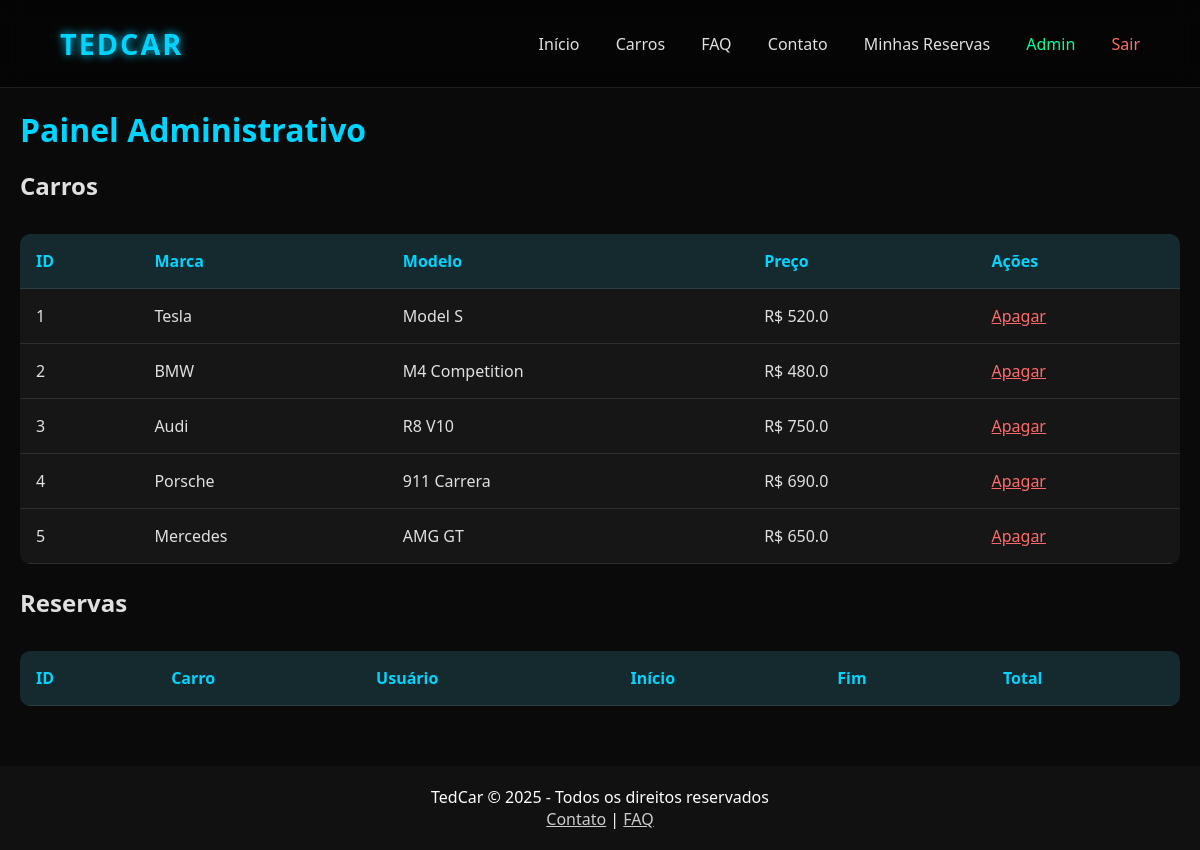
The app's page /admin (signed in), older data.
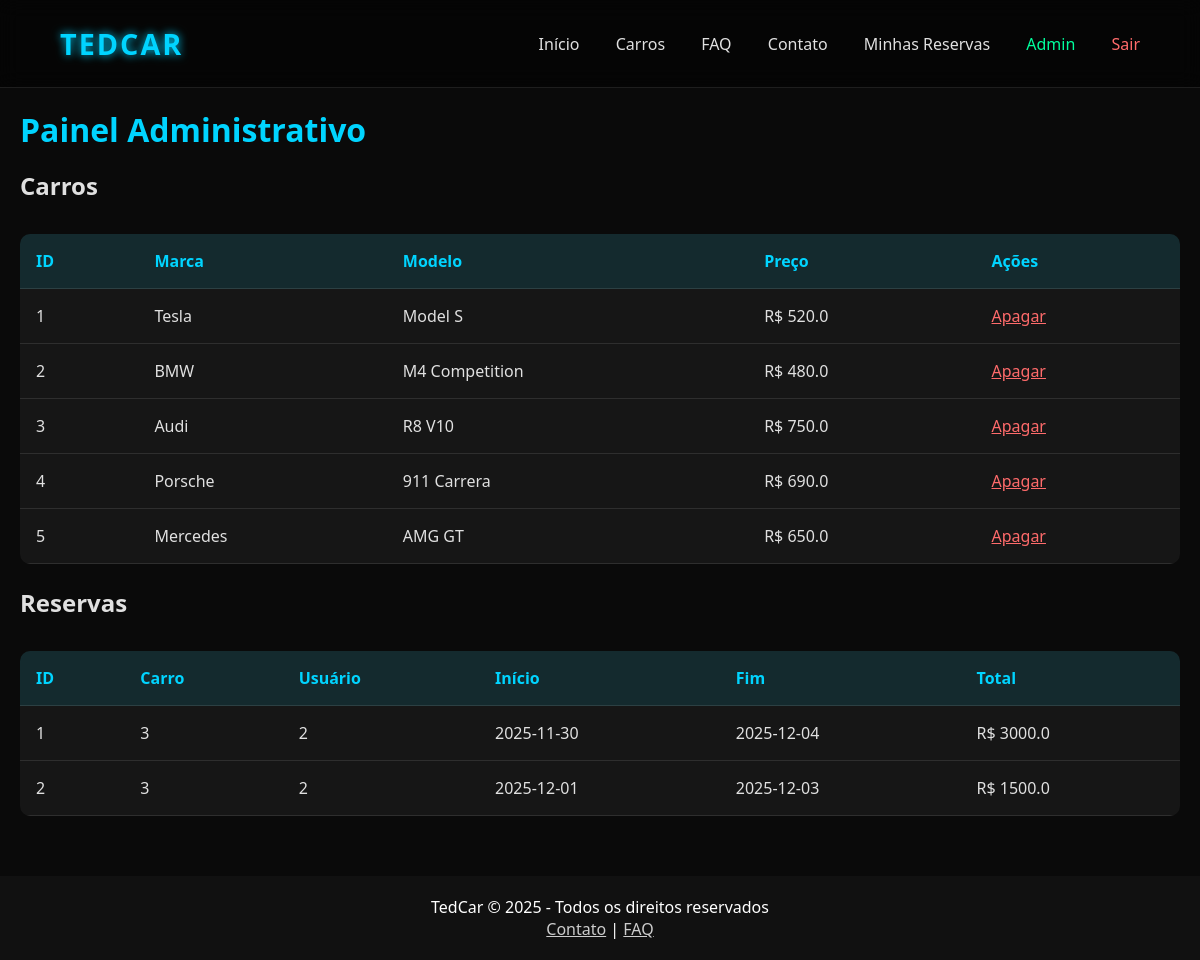
The same page, newer data.
### tedcar_2.0/app.py (models this page shows)
class Car(db.Model):
    id = db.Column(db.Integer, primary_key=True)
    brand = db.Column(db.String(100), nullable=False)
    model = db.Column(db.String(100), nullable=False)
    price_per_day = db.Column(db.Float, nullable=False)
    image_url = db.Column(db.String(500), nullable=False)
    user_id = db.Column(db.Integer, db.ForeignKey('user.id'), nullable=True) # Nullable for system cars

class Reservation(db.Model):
    id = db.Column(db.Integer, primary_key=True)
    car_id = db.Column(db.Integer, db.ForeignKey('car.id'), nullable=False)
    user_id = db.Column(db.Integer, db.ForeignKey('user.id'), nullable=False)
    start_date = db.Column(db.String(20), nullable=False)
    end_date = db.Column(db.String(20), nullable=False)
    total_price = db.Column(db.Float, nullable=False)
    car = db.relationship('Car')

### tedcar_2.0/app.py (the view)
@app.route('/admin')
@login_required
@admin_required
def admin_dashboard():
    users = User.query.all()
    cars = Car.query.all()
    reservations = Reservation.query.all()
    return render_template('admin.html', users=users, cars=cars, reservations=reservations)

### tedcar_2.0/app.py (called while the page is built)
@login_manager.user_loader
def load_user(user_id):
    return User.query.get(int(user_id))

def admin_required(f):
    @wraps(f)
    def decorated_function(*args, **kwargs):
        if not current_user.is_authenticated:
            return login_manager.unauthorized()
        if not getattr(current_user, 'is_admin', False):
            flash('Acesso negado: admin apenas.', 'error')
            return redirect(url_for('dashboard'))
        return f(*args, **kwargs)
    return decorated_function

### tedcar_2.0/templates/admin.html
{% extends "base.html" %}
{% block content %}
<h1 style="color:var(--primary-color);">Painel Administrativo</h1>
<h2 style="margin-top:18px;">Carros</h2>
<table>
  <thead>
    <tr><th>ID</th><th>Marca</th><th>Modelo</th><th>Preço</th><th>Ações</th></tr>
  </thead>
  <tbody>
    {% for car in cars %}
    <tr>
      <td>{{ car.id }}</td>
      <td>{{ car.brand }}</td>
      <td>{{ car.model }}</td>
      <td>R$ {{ car.price_per_day }}</td>
      <td>
        <a href="{{ url_for('delete_car', id=car.id) }}" style="color:#ff6b6b;">Apagar</a>
      </td>
    </tr>
    {% endfor %}
  </tbody>
</table>
<h2 style="margin-top:22px;">Reservas</h2>
<table>
  <thead>
    <tr><th>ID</th><th>Carro</th><th>Usuário</th><th>Início</th><th>Fim</th><th>Total</th></tr>
  </thead>
  <tbody>
    {% for r in reservations %}
    <tr>
      <td>{{ r.id }}</td>
      <td>{{ r.car_id }}</td>
      <td>{{ r.user_id }}</td>
      <td>{{ r.start_date }}</td>
      <td>{{ r.end_date }}</td>
      <td>R$ {{ r.total_price }}</td>
    </tr>
    {% endfor %}
  </tbody>
</table>
{% endblock %}

### tedcar_2.0/templates/base.html (shortened to what this page needs)
<!DOCTYPE html>
<html lang="pt-BR">
<head>
    <link rel="stylesheet" href="{{ url_for('static', filename='css/style.css') }}">
    <link rel="stylesheet" href="{{ url_for('static', filename='css/animations.css') }}">
</head>
<body>
    {% include 'navbar.html' %}
    <div style="padding: 20px;">
        {% block content %}{% endblock %}
    </div>
    {% include 'footer.html' %}
</body>
</html>

### tedcar_2.0/templates/navbar.html
<nav>
    <div class="logo">TedCar</div>
    <div class="nav-links">
        <a href="{{ url_for('index') }}">Início</a>
        <a href="{{ url_for('cars') }}">Carros</a>
        <a href="{{ url_for('faq') }}">FAQ</a>
        <a href="{{ url_for('contact') }}">Contato</a>
        {% if current_user.is_authenticated %}
            <a href="{{ url_for('my_reservations') }}">Minhas Reservas</a>
            {% if current_user.is_admin %}
                <a href="{{ url_for('admin_dashboard') }}" style="color: var(--accent-color);">Admin</a>
            {% endif %}
            <a href="{{ url_for('logout') }}" style="color: #ff6b6b;">Sair</a>
        {% else %}
            <a href="{{ url_for('login') }}">Entrar</a>
            <a href="{{ url_for('register') }}">Registrar</a>
        {% endif %}
    </div>
</nav>

### tedcar_2.0/templates/footer.html
<footer style="margin-top: 40px; padding: 20px; background: #111; color: white; text-align: center;">
    <p>TedCar © 2025 - Todos os direitos reservados</p>
    <p><a href="/contact" style="color: #ccc;">Contato</a> | <a href="/faq" style="color: #ccc;">FAQ</a></p>
</footer>

### tedcar_2.0/static/css/style.css (style rules this page uses)
:root { --bg-color: #0a0a0a; --text-color: #e0e0e0; --primary-color: #00d4ff; --secondary-color: #bf00ff; --accent-color: #00ff9d; --glass-bg: rgba(255, 255, 255, 0.05); --glass-border: rgba(255, 255, 255, 0.1); --font-main: 'Segoe UI', Tahoma, Geneva, Verdana, sans-serif; }
* { margin: 0; padding: 0; box-sizing: border_box; }
body { background-color: var(--bg-color); color: var(--text-color); font-family: var(--font-main); overflow-x: hidden; min-height: 100vh; display: flex; flex-direction: column; }
nav { display: flex; justify-content: space-between; align-items: center; padding: 1.5rem 5%; background: rgba(0, 0, 0, 0.5); backdrop-filter: blur(10px); border-bottom: 1px solid var(--glass-border); position: sticky; top: 0; z-index: 100; }
.logo { font-size: 1.8rem; font-weight: bold; color: var(--primary-color); text-transform: uppercase; letter-spacing: 2px; text-shadow: 0 0 10px var(--primary-color); }
.nav-links a { color: var(--text-color); text-decoration: none; margin-left: 2rem; font-size: 1rem; transition: color 0.3s; }
table { width: 100%; border-collapse: collapse; margin-top: 2rem; background: var(--glass-bg); border-radius: 10px; overflow: hidden; }
th, td { padding: 1rem; text-align: left; border-bottom: 1px solid var(--glass-border); }
th { background: rgba(0, 212, 255, 0.1); color: var(--primary-color); }

Row changes from the older to the newer data that the page shows:
added Reservation: id "1", car_id "3", user_id "2", start_date "2025-11-30", end_date "2025-12-04", total_price "3000.0"
added Reservation: id "2", car_id "3", user_id "2", start_date "2025-12-01", end_date "2025-12-03", total_price "1500.0"
